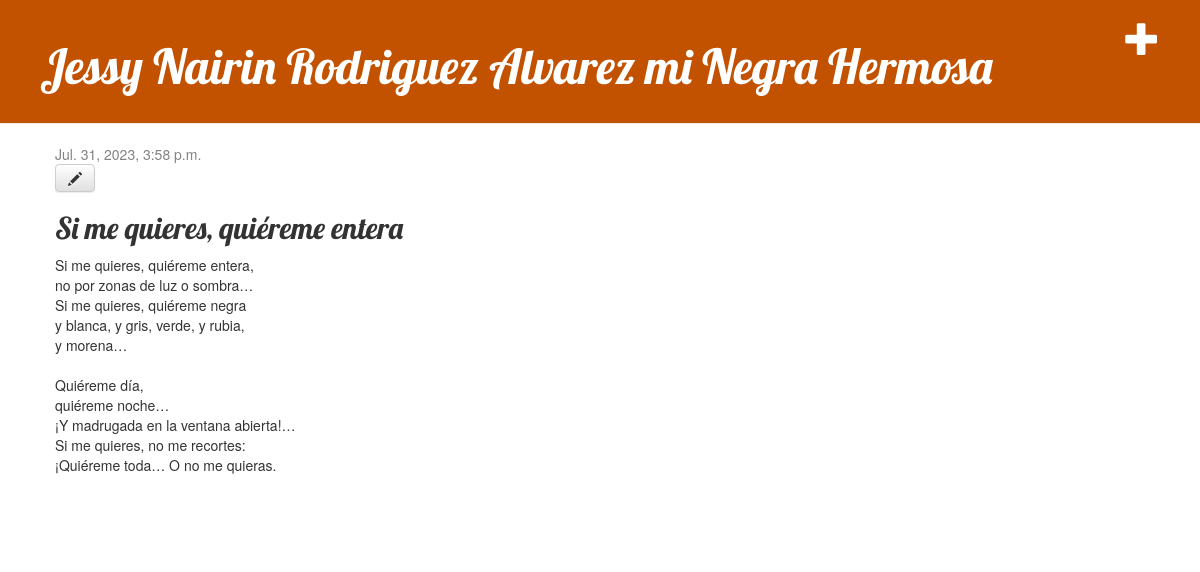
Page /post/25/ on the committed database.
### blog/models.py (models this page shows, shortened)
class Post(models.Model):
    author = models.ForeignKey(settings.AUTH_USER_MODEL, on_delete=models.CASCADE)
    title = models.CharField(max_length=200)
    text = models.TextField()
    created_date = models.DateTimeField(
            default=timezone.now)
    published_date = models.DateTimeField(
            blank=True, null=True)

### blog/views.py (the view)
# urls.py: path('post/<int:pk>/', views.post_detail, name='post_detail'),
def post_detail(request, pk):
    post = get_object_or_404(Post, pk=pk)
    return render(request, 'blog/post_detail.html', {'post': post})

### blog/templates/blog/post_detail.html
{% extends 'blog/base.html' %}
{% block content %}
    <div class="post">
        {% if post.published_date %}
            <div class="date">
                {{ post.published_date }}
            </div>
        {% endif %}
        <a class="btn btn-default" href="{% url 'post_edit' pk=post.pk %}"><span class="glyphicon glyphicon-pencil"></span></a>
        <h2>{{ post.title }}</h2>
        <p>{{ post.text|linebreaksbr }}</p>
    </div>
{% endblock %}

### blog/static/css/blog.css (style rules this page uses)
h1, h2, h3, h4 { font-family: 'Lobster', cursive; }
.date { color: #828282; }
.post { margin-bottom: 70px; }

### rows in the picture
Post: published_date "Jul. 31, 2023, 3:58 p.m.", title "Si me quieres, quiéreme entera", text "Si me quieres, quiéreme entera, no por zonas de luz o sombra… Si me quieres, quiéreme negra y blanca, y gris, verde, y rubia, y morena… Quiéreme día, quiéreme noche… ¡Y madrugada en la ventana abierta!… Si me quieres, no me recortes: ¡Quiéreme toda… O no me quieras."
